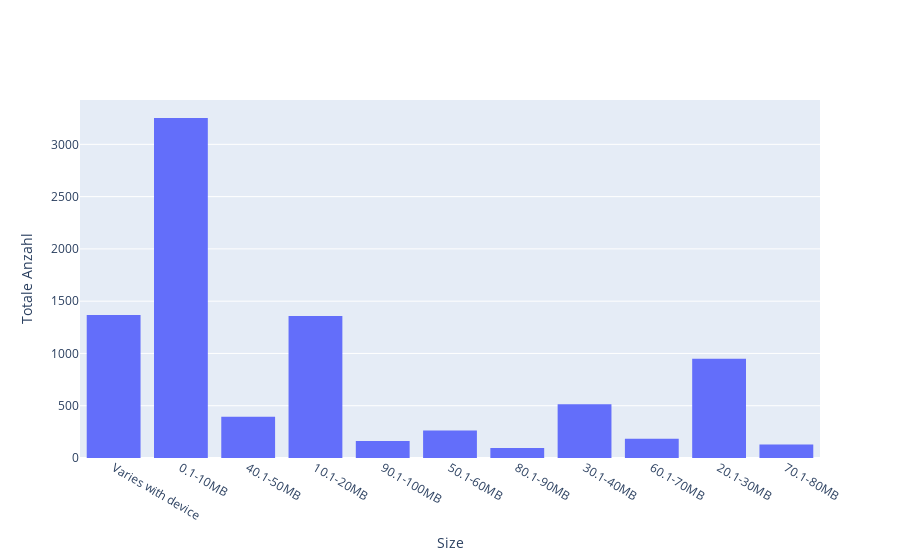

The code cell stored with this chart in its notebook:
### Code cell
data = [
    go.Histogram( x = X_train['Size'])
    ]

fig = go.Figure(data)
fig.update_xaxes(title_text='Size')
fig.update_yaxes(title_text='Totale Anzahl')
fig.show()

### Figure 1 — Plotly figure (JSON) as saved in the notebook; plotly's stock layout.template omitted (floating-point values rounded to 4 significant figures; data arrays with more than 128 entries replaced by an {"elided": "..."} marker saying what was removed)
{"data": [{"type": "histogram", "x": {"elided": "8672 str values"}}], "layout": {"xaxis": {"title": {"text": "Size"}}, "yaxis": {"title": {"text": "Totale Anzahl"}}}}
